Frame 1 (no input): blank canvas, image omitted
Frame 60 (no input): blank canvas, image omitted
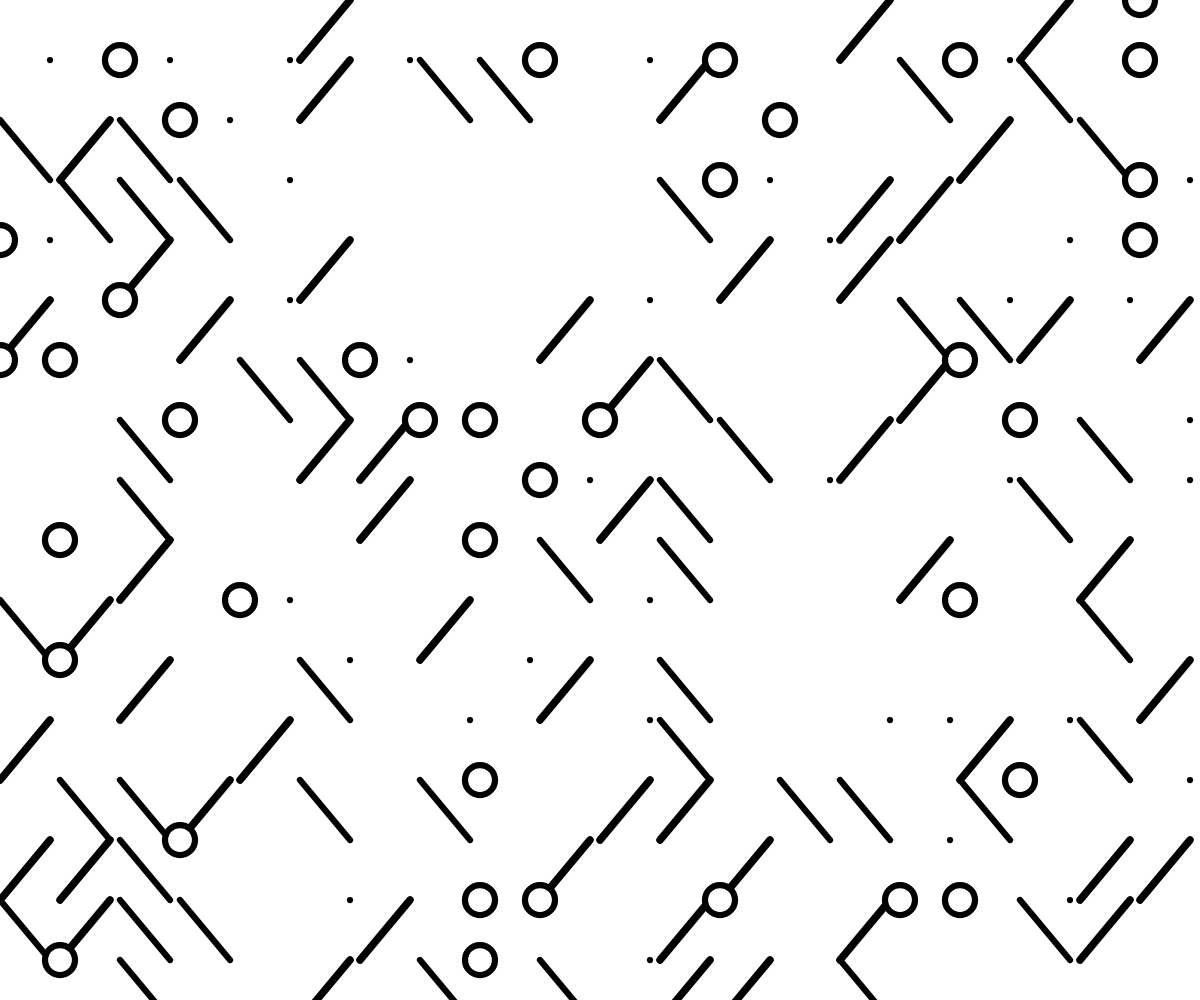
Frame 120 (the mouse pressed at the canvas centre since frame 60)

The p5.js sketch whose frames 1 and 60 were blank and that drew this single picture after the mouse press (run headless with seeded random() and noise() and a simulated clock; from frame 60 on, the mouse is pressed at the canvas centre):

// p5.js sketch
// ── sketch.js

const tileCount = 20

let actRandomSeed = 0
let actStrokeCap;


function setup() {
  createCanvas(windowWidth, windowHeight);
  actStrokeCap = ROUND
}


function draw() {
  clear()
  strokeCap(actStrokeCap)

  randomSeed(actRandomSeed)

  for (let gridY = 0; gridY < tileCount; gridY++) {
    for (let gridX = 0; gridX < tileCount; gridX++) {
      
      // get the x and y position on the grid
      // by dividing the canva's width by the tile count 
      // and multiplying by the position
      const posX = width / tileCount * gridX      
      const posY = width / tileCount * gridY
      
      const toggle = int(random(0, 8))

      const posX_ini = posX
      const posX_end = posX + height / tileCount
      const posY_ini = posY
      const posY_end = posY + width / tileCount
      
      // strokeWeight(int(random(0, 10)))
      
      // line(posX_ini, posY_ini, posX_ini, posY_end)
      // line(posX_ini, posY_end, posX_end, posY_end)

      if(toggle === 0) {
        strokeWeight(mouseX / 80)
        line(posX_end, posY_ini, posX_ini, posY_end)
      }
      if(toggle === 1) {
        strokeWeight(mouseY / 80)
        line(posX_end, posY_end, posX_end, posY_end)
      }
      if(toggle === 2) {
        strokeWeight(mouseY / 80)
        circle(posX_ini, posY_ini, mouseX / 20)
        // line(posX_ini, posY_ini, posX_ini, posY_ini)
      }
      if(toggle === 3) {
        strokeWeight(mouseY / 80)
        line(posX_ini, posY_ini, posX_end, posY_end)
      }
    }    
  }
}

function mousePressed() {
  actRandomSeed = random(100000);
}

function windowResized() {
  resizeCanvas(windowWidth, windowHeight)
}
